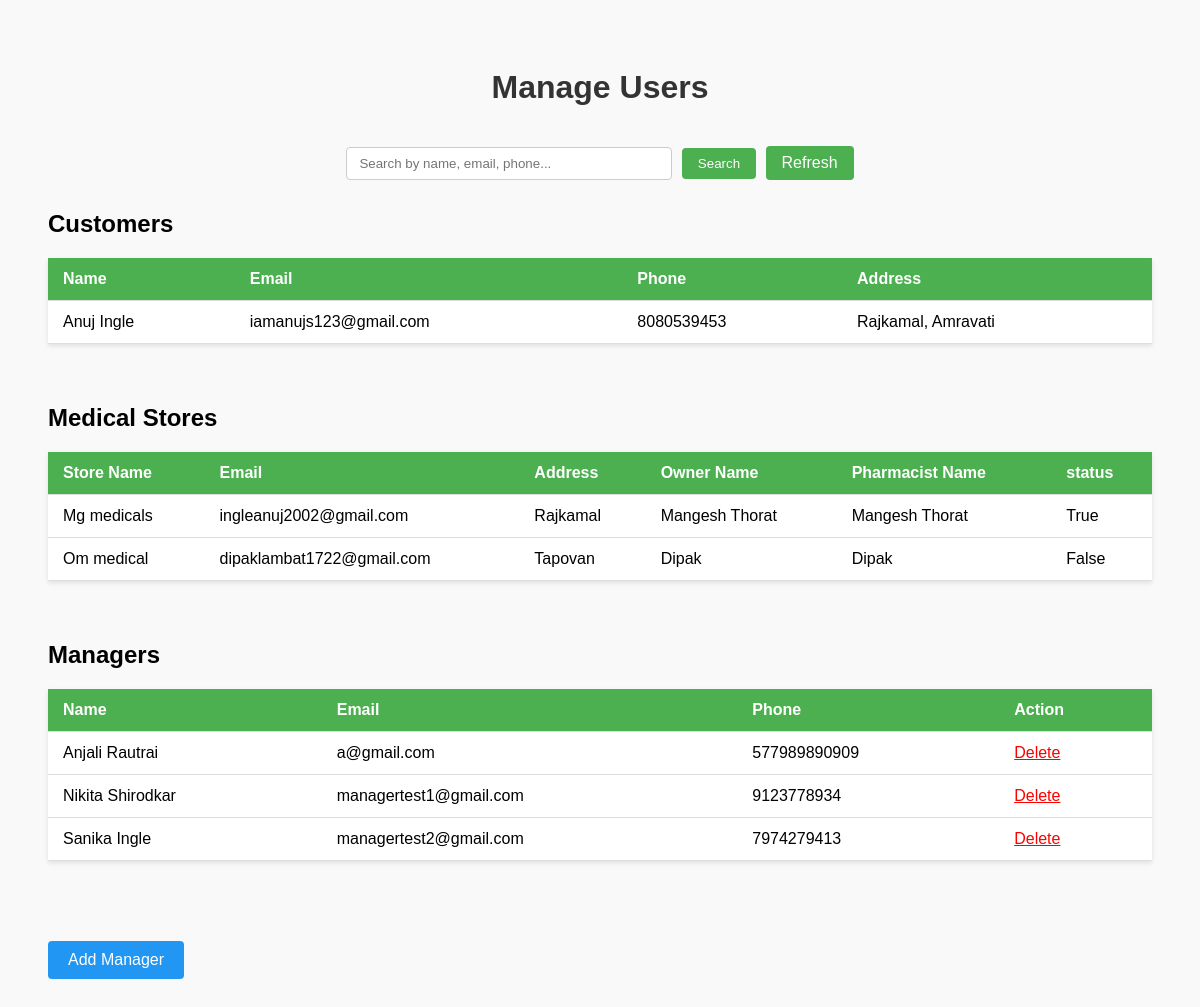
Screenshot of /manage-users/ with the database file from the repository.
### Customer/models.py (models this page shows, shortened)
class CustomerUser(AbstractUser):
    username = None
    email = models.EmailField(unique=True)
    phone = models.CharField(max_length=15, unique=True)
    name = models.CharField(max_length=100, null=True, blank=True)
    address = models.CharField(max_length=255, blank=True, null=True)
    USERNAME_FIELD = 'email'
    REQUIRED_FIELDS = ['phone']
    objects = CustomerUserManager()

### medical/models.py (models this page shows, shortened)
class MediRegistration(models.Model):
    store_name = models.CharField(max_length=150)  # ✅ Newly added
    owner_name = models.CharField(max_length=100)
    owner_photo = models.ImageField(upload_to='owner_photos/')
    owner_id_proof = models.FileField(upload_to='owner_id_proofs/')
    pharmacist_name = models.CharField(max_length=100)
    pharmacist_photo = models.ImageField(upload_to='pharmacist_photos/')
    address = models.TextField()
    street_address = models.TextField()
    city = models.CharField(max_length=100)
    state = models.CharField(max_length=100, choices=STATES)
    pincode = models.PositiveIntegerField()
    contact = models.CharField(max_length=15)
    email = models.EmailField(unique=True)
    shop_no = models.CharField(max_length=50)
    license_no = models.CharField(max_length=100)
    license_photo = models.ImageField(upload_to='license_photos/')
    intimation_letter_photo = models.ImageField(upload_to='intimation_letters/')
    food_license_photo = models.ImageField(upload_to='food_licenses/')
    bank_account_no = models.CharField(max_length=30)
    ifsc_code = models.CharField(max_length=20)
    passbook_photo = models.ImageField(upload_to='passbook_photos/')
    is_approved = models.BooleanField(default=False)
    username = models.CharField(max_length=100, unique=True)  # Ensure unique usernames
    password = models.CharField(max_length=255)  # Store password as a hash

### Manager/models.py (models this page shows, shortened)
class ManagerProfile(models.Model):
    user = models.OneToOneField(
        settings.AUTH_USER_MODEL,  # ✅ use this instead of User
        on_delete=models.CASCADE,
        related_name='manager_profile'
    )
    first_name = models.CharField(max_length=100)
    last_name = models.CharField(max_length=100)
    phone_number = models.CharField(max_length=15, blank=True, null=True)
    date_joined = models.DateField(auto_now_add=True)
    profile_picture = models.ImageField(upload_to='profile_pics/', blank=True, null=True)

### Medadmin/views.py (the view, shortened to what this page needs)
# urls.py: path('manage-users/', views.manage_users, name='manage_users'),
def manage_users(request):
    query = request.GET.get('q', '').strip()
    customers = User.objects.filter(manager_profile__isnull=True)
    stores = MediRegistration.objects.all()
    managers = ManagerProfile.objects.select_related('user').all()
    context = {
        'customers': customers,
        'stores': stores,
        'managers': managers,
        'query': query
    }
    if request.headers.get('x-requested-with') == 'XMLHttpRequest':
        return render(request, 'Medadmin/manage_users_tables.html', context)
    return render(request, 'Medadmin/manage_users.html', context)

### Medadmin/templates/Medadmin/manage_users.html (shortened to what this page needs)
<!DOCTYPE html>
<html lang="en">
<head>
</head>
<body>
<h1>Manage Users</h1>
<form id="searchForm">
    <input type="text" id="searchInput" name="q" placeholder="Search by name, email, phone...">
    <button type="submit">Search</button>
    <a href="#" class="refresh-btn" onclick="resetSearch()">Refresh</a>
</form>
<div id="resultsContainer">
    {% include 'Medadmin/manage_users_tables.html' %}
</div>
<a href="{% url 'add_manager' %}" class="add-btn">Add Manager</a>
</body>
</html>

### Medadmin/templates/Medadmin/manage_users_tables.html
<div class="section">
    <h2>Customers</h2>
    <table>
        <tr>
            <th>Name</th>
            <th>Email</th>
            <th>Phone</th>
            <th>Address</th>
        </tr>
        {% for c in customers %}
        <tr>
            <td class="highlight">{{ c.name }}</td>
            <td class="highlight">{{ c.email }}</td>
            <td class="highlight">{{ c.phone }}</td>
            <td class="highlight">{{ c.address }}</td>
        </tr>
        {% empty %}
        <tr><td colspan="4">No customers found</td></tr>
        {% endfor %}
    </table>
</div>
<div class="section">
    <h2>Medical Stores</h2>
    <table>
        <tr>
            <th>Store Name</th>
            <th>Email</th>
            <th>Address</th>
            <th>Owner Name</th>
            <th>Pharmacist Name</th>
            <th>status</th>
        </tr>
        {% for s in stores %}
        <tr>
            <td class="highlight">{{ s.store_name }}</td>
            <td class="highlight">{{ s.email }}</td>
            <td class="highlight">{{ s.address }}</td>
            <td class="highlight">{{ s.owner_name }}</td>
            <td class="highlight">{{ s.pharmacist_name }}</td>
            <td class="highlight">{{ s.is_approved}}</td>
        </tr>
        {% empty %}
        <tr><td colspan="5">No medical stores found</td></tr>
        {% endfor %}
    </table>
</div>
<div class="section">
    <h2>Managers</h2>
    <table>
        <tr>
            <th>Name</th>
            <th>Email</th>
            <th>Phone</th>
            <th>Action</th>
        </tr>
        {% for m in managers %}
        <tr>
            <td class="highlight">{{ m.first_name }} {{ m.last_name }}</td>
            <td class="highlight">{{ m.user.email }}</td>
            <td class="highlight">{{ m.phone_number }}</td>
            <td>
                <a href="{% url 'delete_manager' m.id %}" style="color: red;">Delete</a>
            </td>
        </tr>
        {% empty %}
        <tr><td colspan="4">No managers found</td></tr>
        {% endfor %}
    </table>
</div>

### Medadmin/templates/Medadmin/manage_users.html (style rules this page uses)
body { font-family: Arial, sans-serif; background: #f9f9f9; padding: 40px; }
h1 { text-align: center; margin-bottom: 40px; color: #333; }
form { text-align: center; margin-bottom: 30px; }
input[type="text"] { padding: 8px 12px; width: 300px; border: 1px solid #ccc; border-radius: 4px; }
button, a.refresh-btn { padding: 8px 16px; background: #4CAF50; color: white; border: none; border-radius: 4px; cursor: pointer; text-decoration: none; display: inline-block; margin-left: 5px; }
table { width: 100%; border-collapse: collapse; margin-bottom: 50px; background: #fff; box-shadow: 0 2px 5px rgba(0,0,0,0.1); }
th, td { padding: 12px 15px; text-align: left; border-bottom: 1px solid #ddd; }
th { background: #4CAF50; color: white; }
a.add-btn { display: inline-block; padding: 10px 20px; background: #2196F3; color: white; text-decoration: none; border-radius: 4px; margin-top: 20px; }
.section { margin-bottom: 60px; }

### rows the page displays
CustomerUser: name "Anuj Ingle", email "iamanujs123@gmail.com", phone "8080539453", address "Rajkamal, Amravati"
MediRegistration: store_name "Mg medicals", email "ingleanuj2002@gmail.com", address "Rajkamal", owner_name "Mangesh Thorat", pharmacist_name "Mangesh Thorat", is_approved "True"
MediRegistration: store_name "Om medical", email "dipaklambat1722@gmail.com", address "Tapovan", owner_name "Dipak", pharmacist_name "Dipak", is_approved "False"
ManagerProfile: first_name "Anjali", last_name "Rautrai", user.email "a@gmail.com", phone_number "577989890909"
ManagerProfile: first_name "Nikita", last_name "Shirodkar", user.email "managertest1@gmail.com", phone_number "9123778934"
ManagerProfile: first_name "Sanika", last_name "Ingle", user.email "managertest2@gmail.com", phone_number "7974279413"
